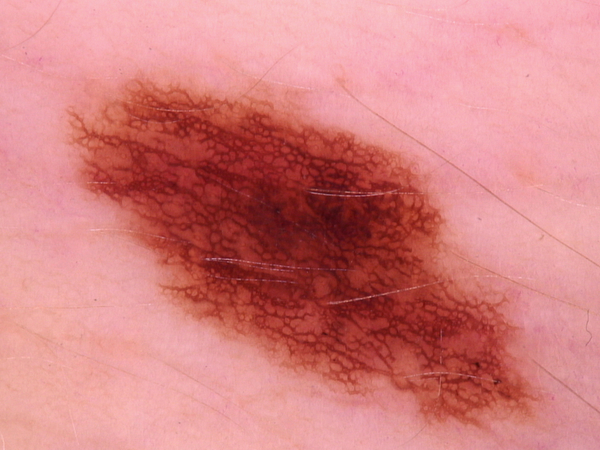
#> input picture ImageProcessing/mel.jpg, 600 x 450 px
$ python main.py
#> lines starting #> are read from the running program, lines starting #| are printed output that depends on the picture; after the words box and inside, x2 and y2 are one past the last pixel; in counts of white or black regions, pixels touching at a corner belong together
#<<<<<<< HEAD
import cv2
import numpy as np

img = cv2.imread("mel.jpg")
#> img is the input picture: shape (450, 600, 3); mean B, G, R 127.9, 128.1, 211.5
img = cv2.resize(img, (1000, 1000), fx=1, fy=1)
#> img: shape (1000, 1000, 3)
#=======
import numpy as np
import cv2
from matplotlib import pyplot as plt
from skimage import feature
import os

img = cv2.imread("test.jpg")
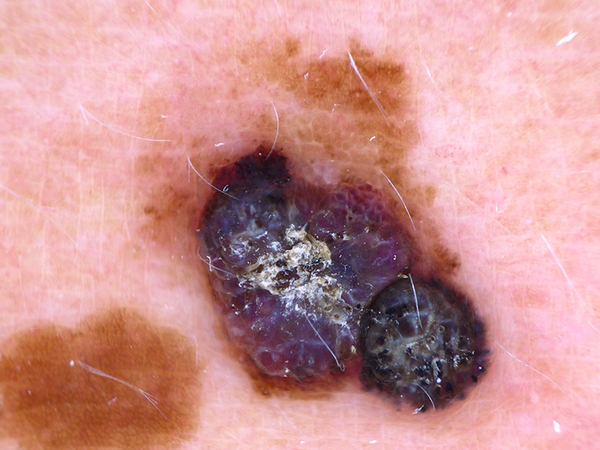
#> input picture ImageProcessing/test.jpg, 600 x 450 px
#> img is the input picture: shape (450, 600, 3); mean B, G, R 145.9, 147, 202.5
img = cv2.resize(img, (400, 400), fx=1, fy=1)
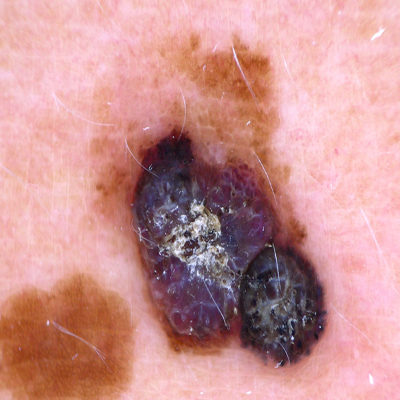
#> img: shape (400, 400, 3); mean B, G, R 145.8, 146.9, 202.4
# >>>>>>> added pretrained CNN models. Added image preprocessing script.
height, width, channels = img.shape
#> height = 400; width = 400; channels = 3

newImg = np.zeros((height, width, 3), np.uint8)


imgray = cv2.cvtColor(img, cv2.COLOR_BGR2GRAY)
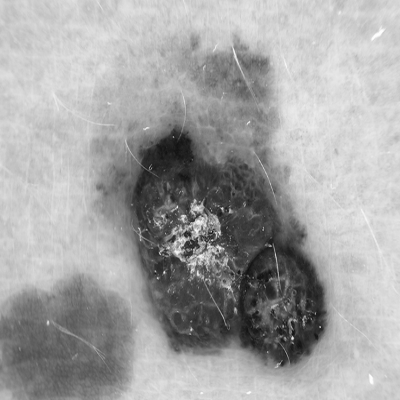
#> imgray: shape (400, 400); min 15, max 254, mean 163.4
ret, thresh = cv2.threshold(imgray, 127, 255, 0)
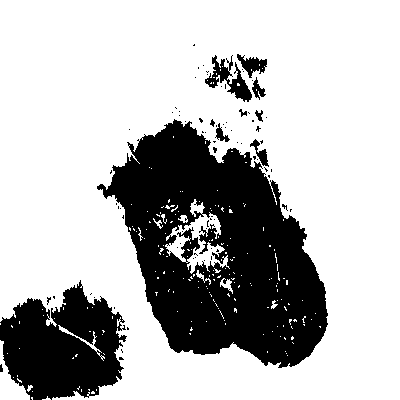
#> thresh: shape (400, 400); 72.2% white; 80 black regions (70 under 20 px)
contours, hierarchy = cv2.findContours(thresh, cv2.RETR_TREE, cv2.CHAIN_APPROX_SIMPLE)
#> contours = 321 contours, 299 with area under 20; largest, box (x1, y1, x2, y2) and area: (0, 0, 400, 400) 147985, (96, 118, 329, 369) 35394, (165, 199, 230, 274) 1712, (204, 54, 253, 103) 910, (0, 340, 30, 400) 606

cv2.drawContours(newImg, contours, -1, (0, 255, 0), 3)
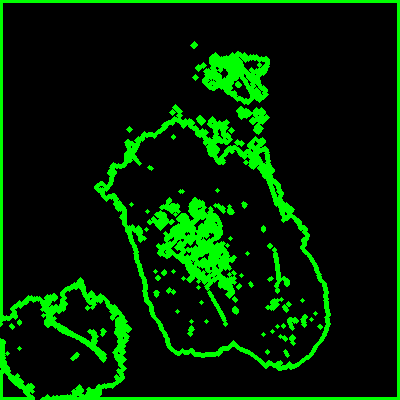
#> newImg: shape (400, 400, 3); mean of channels 0, 1, 2 0, 36.5, 0; drawn as B, G, R

# [7 lines of commented-out code are left out]
imgray = cv2.cvtColor(img, cv2.COLOR_BGR2GRAY)
blurred = cv2.GaussianBlur(imgray, (5, 5), 0)
thresh = cv2.threshold(blurred, 140, 170, cv2.THRESH_TOZERO_INV)[1]

# creating a mask for range extraction
mask = cv2.inRange(blurred, 0, 255)
#> mask: shape (400, 400); every value is 255
masked = cv2.bitwise_and(blurred, 100, mask=mask)
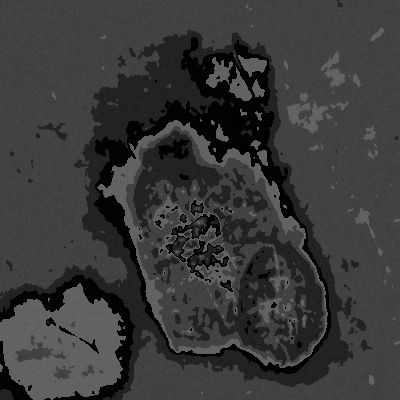
#> masked: shape (400, 400); min 0, max 100, mean 57.1

contours, h = cv2.findContours(thresh, 1, 2)
#> contours = 45 contours, 28 with area under 20; largest, box (x1, y1, x2, y2) and area: (96, 102, 329, 369) 38637, (0, 278, 131, 400) 12079, (202, 53, 268, 105) 2130, (187, 240, 225, 274) 560, (171, 214, 222, 239) 532; h = 45 rows, first 6: [1, -1, -1, -1], [2, 0, -1, -1], [3, 1, -1, -1], [4, 2, -1, -1], [5, 3, -1, -1], [6, 4, -1, -1]
cv2.drawContours(thresh, contours, -1, (255, 255, 255), 3)
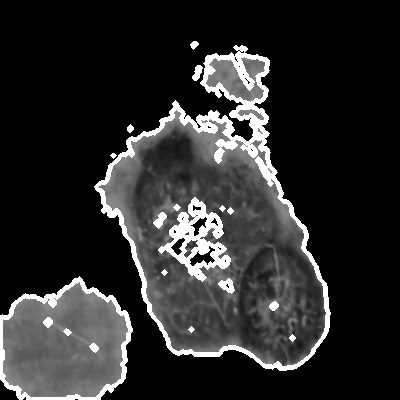
#> thresh: shape (400, 400); min 0, max 255, mean 43.2


#######################################
# IMAGE QUANTIZATION #

# pack the grayscale img into an array of float32
Z = imgray.reshape((-1, 1))
Z = np.float32(Z)

# define criteria, number of clusters(K) and apply kmeans()
criteria = (cv2.TERM_CRITERIA_EPS + cv2.TERM_CRITERIA_MAX_ITER, 10, 1.0)
K = 5
ret, label, center = cv2.kmeans(Z, K, None, criteria, 10, cv2.KMEANS_RANDOM_CENTERS)
#> ret = 16410525.7; center = [212.3, 107.4, 148.5, 191.3, 57.98]

# Now convert back into uint8, and make original image
center = np.uint8(center)
#> center = [212, 107, 148, 191, 57]
res = center[label.flatten()]
res2 = res.reshape(imgray.shape)
# [12 lines of commented-out code are left out]
images = [img, thresh, masked, res2]
names = ["ORIGINAL", "THRESH", "MASKED", "RES2"]
i = 1

# set matplot figure size
plt.rc('figure', figsize=[10, 10])

# print histograms
for img, name in zip(images, names):
    hist = cv2.calcHist([img], [0], None, [256], [0, 256])
    plt.subplot(4, 1, i)
    i += 1
    plt.title(name)
    plt.plot(hist, color='k')
    plt.xlim([0, 256])
#> this loop made 4 passes
#> after the loop, i = 5
#plt.show()


'''
eps = 1e-7
neighbor = 2
radius = 1
lbp = feature.local_binary_pattern(imgray, neighbor, radius, method="var")
(hist, _) = np.histogram(lbp.ravel(), bins=np.arange(0, neighbor + 3), range=(0, neighbor + 2))

cv2.imshow("LBP", lbp)
cv2.imwrite(r'E:\PROGRAMS\GitHub\PROJEKT ZESPOLOWY\REPO\ProjektZespolowyKWKWKS\Preprocessed\lbptest3.jpg', lbp)
#####################################
'''
sourceOfImages = r'E:\PROGRAMS\GitHub\PROJEKT ZESPOLOWY\REPO\ProjektZespolowyKWKWKS\Samples\SickSamples'
destOfImages = r'E:\PROGRAMS\GitHub\PROJEKT ZESPOLOWY\REPO\ProjektZespolowyKWKWKS\Preprocessed'
images = []
names = []
eps = 1e-7
neighbor = 4
radius = 2
i = 0

#> (the run stopped early here; a loop or call above may not have finished)
